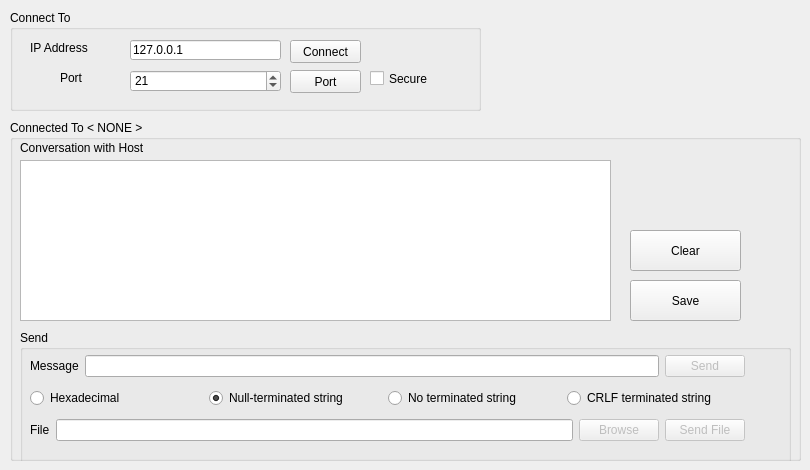
   <widget class="QWidget" name="uiClient">
    <attribute name="title">
     <string>Client</string>
    </attribute>
    <widget class="QGroupBox" name="groupBox">
     <property name="geometry">
      <rect>
       <x>10</x>
       <y>10</y>
       <width>471</width>
       <height>101</height>
      </rect>
     </property>
     <property name="title">
      <string>Connect To</string>
     </property>
     <widget class="QLabel" name="label">
      <property name="geometry">
       <rect>
        <x>20</x>
        <y>30</y>
        <width>91</width>
        <height>16</height>
       </rect>
      </property>
      <property name="text">
       <string>IP Address</string>
      </property>
     </widget>
     <widget class="QLineEdit" name="uiClientDstIP">
      <property name="geometry">
       <rect>
        <x>120</x>
        <y>30</y>
        <width>151</width>
        <height>20</height>
       </rect>
      </property>
      <property name="text">
       <string>127.0.0.1</string>
      </property>
     </widget>
     <widget class="QLabel" name="label_2">
      <property name="geometry">
       <rect>
        <x>50</x>
        <y>60</y>
        <width>61</width>
        <height>16</height>
       </rect>
      </property>
      <property name="text">
       <string>Port</string>
      </property>
     </widget>
     <widget class="QPushButton" name="uiClientPortListBtn">
      <property name="geometry">
       <rect>
        <x>280</x>
        <y>60</y>
        <width>71</width>
        <height>23</height>
       </rect>
      </property>
      <property name="text">
       <string>Port</string>
      </property>
     </widget>
     <widget class="QPushButton" name="uiClientConnectBtn">
      <property name="geometry">
       <rect>
        <x>280</x>
        <y>30</y>
        <width>71</width>
        <height>23</height>
       </rect>
      </property>
      <property name="text">
       <string>Connect</string>
      </property>
     </widget>
     <widget class="QCheckBox" name="uiClientSecureCheck">
      <property name="geometry">
       <rect>
        <x>360</x>
        <y>60</y>
        <width>81</width>
        <height>17</height>
       </rect>
      </property>
      <property name="text">
       <string>Secure</string>
      </property>
     </widget>
     <widget class="QSpinBox" name="uiClientDstPort">
      <property name="geometry">
       <rect>
        <x>120</x>
        <y>60</y>
        <width>151</width>
        <height>22</height>
       </rect>
      </property>
      <property name="minimum">
       <number>1</number>
      </property>
      <property name="maximum">
       <number>65535</number>
      </property>
      <property name="value">
       <number>21</number>
      </property>
     </widget>
    </widget>
    <widget class="QGroupBox" name="uiClientGroupBoxConnection">
     <property name="geometry">
      <rect>
       <x>10</x>
       <y>120</y>
       <width>791</width>
       <height>341</height>
      </rect>
     </property>
     <property name="toolTip">
      <string>&lt;html&gt;&lt;head/&gt;&lt;body&gt;&lt;p&gt;Use bytes represented in hexadecimal notation.&lt;/p&gt;&lt;/body&gt;&lt;/html&gt;</string>
     </property>
     <property name="title">
      <string>Connected To &lt; NONE &gt;</string>
     </property>
     <widget class="QLabel" name="label_5">
      <property name="geometry">
       <rect>
        <x>10</x>
        <y>20</y>
        <width>741</width>
        <height>16</height>
       </rect>
      </property>
      <property name="text">
       <string>Conversation with Host</string>
      </property>
      <property name="textFormat">
       <enum>Qt::AutoText</enum>
      </property>
     </widget>
     <widget class="QGroupBox" name="groupBox_3">
      <property name="enabled">
       <bool>true</bool>
      </property>
      <property name="geometry">
       <rect>
        <x>10</x>
        <y>210</y>
        <width>771</width>
        <height>138</height>
       </rect>
      </property>
      <property name="title">
       <string>Send</string>
      </property>
      <widget class="QWidget" name="verticalLayoutWidget">
       <property name="geometry">
        <rect>
         <x>10</x>
         <y>20</y>
         <width>715</width>
         <height>98</height>
        </rect>
       </property>
       <layout class="QVBoxLayout" name="verticalLayout">
        <item>
         <layout class="QHBoxLayout" name="horizontalLayout_4">
          <item>
           <widget class="QLabel" name="label_3">
            <property name="text">
             <string>Message</string>
            </property>
           </widget>
          </item>
          <item>
           <widget class="QLineEdit" name="uiClientMsg">
            <property name="maxLength">
             <number>65536</number>
            </property>
           </widget>
          </item>
          <item>
           <widget class="QPushButton" name="uiClientSendMsgBtn">
            <property name="enabled">
             <bool>false</bool>
            </property>
            <property name="text">
             <string>Send</string>
            </property>
           </widget>
          </item>
         </layout>
        </item>
        <item>
         <layout class="QHBoxLayout" name="horizontalLayout">
          <property name="spacing">
           <number>1</number>
          </property>
          <item>
           <widget class="QRadioButton" name="uiClientRadioHex">
            <property name="toolTip">
             <string>&lt;html&gt;&lt;head/&gt;&lt;body&gt;&lt;p&gt;Hexadecimal mode : use 0..9 or A..F (or lower case letters) symbols to write the message. Nothing will be added at the end of the message.&lt;/p&gt;&lt;/body&gt;&lt;/html&gt;</string>
            </property>
            <property name="text">
             <string>Hexadecimal</string>
            </property>
           </widget>
          </item>
          <item>
           <widget class="QRadioButton" name="uiClientRadioNull">
            <property name="toolTip">
             <string>&lt;html&gt;&lt;head/&gt;&lt;body&gt;&lt;p&gt;Appends a zero (0x00 or commonly know \0) at the end of the message.&lt;/p&gt;&lt;/body&gt;&lt;/html&gt;</string>
            </property>
            <property name="text">
             <string>Null-terminated string</string>
            </property>
            <property name="checked">
             <bool>true</bool>
            </property>
           </widget>
          </item>
          <item>
           <widget class="QRadioButton" name="uiClientRadioChars">
            <property name="toolTip">
             <string>&lt;html&gt;&lt;head/&gt;&lt;body&gt;&lt;p&gt;Nothing will be added at the end of the message.&lt;/p&gt;&lt;/body&gt;&lt;/html&gt;</string>
            </property>
            <property name="text">
             <string>No terminated string</string>
            </property>
           </widget>
          </item>
          <item>
           <widget class="QRadioButton" name="uiClientRadioCRLF">
            <property name="toolTip">
             <string>&lt;html&gt;&lt;head/&gt;&lt;body&gt;&lt;p&gt;Appends Carriage Return Line Feed (or commonly know as \r\n, two bytes 0x0D and 0x0A) at the end of the message.&lt;/p&gt;&lt;/body&gt;&lt;/html&gt;</string>
            </property>
            <property name="text">
             <string>CRLF terminated string</string>
            </property>
           </widget>
          </item>
         </layout>
        </item>
        <item>
         <layout class="QHBoxLayout" name="horizontalLayout_3">
          <item>
           <widget class="QLabel" name="label_4">
            <property name="text">
             <string>File</string>
            </property>
           </widget>
          </item>
          <item>
           <widget class="QLineEdit" name="uiClientFile"/>
          </item>
          <item>
           <widget class="QPushButton" name="uiClientBrowseBtn">
            <property name="enabled">
             <bool>false</bool>
            </property>
            <property name="text">
             <string>Browse</string>
            </property>
           </widget>
          </item>
          <item>
           <widget class="QPushButton" name="uiClientSendFileBtn">
            <property name="enabled">
             <bool>false</bool>
            </property>
            <property name="text">
             <string>Send File</string>
            </property>
           </widget>
          </item>
         </layout>
        </item>
       </layout>
      </widget>
     </widget>
     <widget class="QTextEdit" name="uiClientLog">
      <property name="geometry">
       <rect>
        <x>10</x>
        <y>40</y>
        <width>591</width>
        <height>161</height>
       </rect>
      </property>
      <property name="readOnly">
       <bool>true</bool>
      </property>
     </widget>
     <widget class="QPushButton" name="uiClientSaveLogBtn">
      <property name="geometry">
       <rect>
        <x>620</x>
        <y>160</y>
        <width>111</width>
        <height>41</height>
       </rect>
      </property>
      <property name="text">
       <string>Save</string>
      </property>
     </widget>
     <widget class="QPushButton" name="uiClientClearLogBtn">
      <property name="geometry">
       <rect>
        <x>620</x>
        <y>110</y>
        <width>111</width>
        <height>41</height>
       </rect>
      </property>
      <property name="text">
       <string>Clear</string>
      </property>
     </widget>
    </widget>
   </widget>
